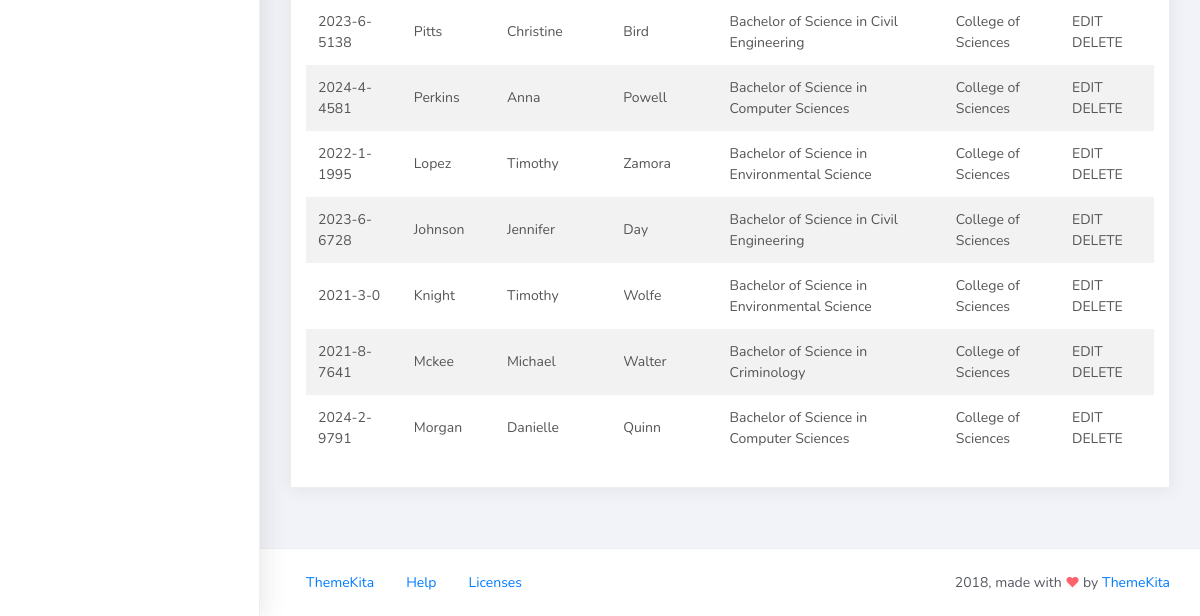
The page /student/ (lower part) on the database as committed earlier.
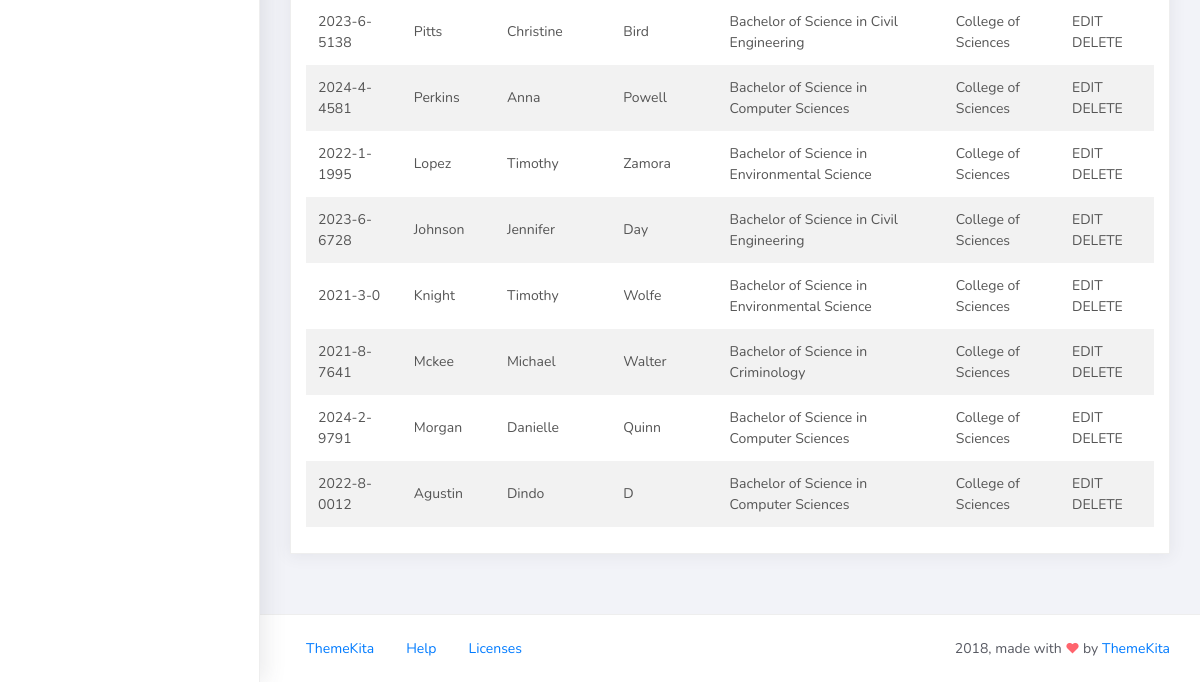
The same page on the database as committed later.
### psusphere/models.py (models this page shows, shortened)
class BaseModel(models.Model):
    created_at = models.DateTimeField(auto_now_add=True, db_index=True)
    updated_at = models.DateTimeField(auto_now=True)
    class Meta:
        abstract = True

class Student(BaseModel):
    student_id = models.CharField(max_length=15)
    lastname = models.CharField(max_length=25)
    firstname = models.CharField(max_length=25)
    middlename = models.CharField(max_length=25, blank=True, null=True)
    program = models.ForeignKey(Program, on_delete=models.CASCADE)
    college = models.ForeignKey(College, on_delete=models.CASCADE, default=1)

class Program(BaseModel):
    prog_name = models.CharField(max_length=150)
    college = models.ForeignKey(College, on_delete=models.CASCADE)
    def __str__(self):
        return self.prog_name

class College(BaseModel):
    college_name = models.CharField(max_length=150)
    def __str__(self):
        return self.college_name

### psusphere/views.py (the view, shortened to what this page needs)
# urls.py: path('student/', StudentList.as_view(), name="student"),
class StudentList(ListView):
    model = Student
    context_object_name = "student"
    template_name = "student.html"
    paginated = 5
    def get_queryset(self, *args, **kwargs):
        qs = super(StudentList, self).get_queryset(*args, **kwargs)
        return qs

### projectsite/templates/student.html (shortened to what this page needs)
{% extends 'base.html' %}
{% load static %}
{% block content %}
<div class="content">
    <div class="container-fluid">
        <div class="row">
            <div class="col-md-12">
                <div class="card">
                    <br>
                    <div class="card-body">
                        <table class="table table-striped mt-3">
                            <tbody>
                                {% for object in object_list %}
                                    <tr>
                                        <td>{{ object.student_id }}</td>
                                        <td>{{ object.lastname }}</td>
                                        <td>{{ object.firstname }}</td>
                                        <td>{{ object.middlename }}</td>
                                        <td>{{ object.program }}</td>
                                        <td>{{ object.college }}</td>
                                        <td>EDIT
                                            DELETE
                                        </td>
                                    </tr>
                                {% endfor %}
                            </tbody>
                        </table>
                    </div>
                </div>
            </div>
        </div>
    </div>
</div>
{% endblock %}

Rows that differ between the two databases and show on the page:
added Student: student_id "2022-8-0012", lastname "Agustin", firstname "Dindo", middlename "D", program "Bachelor of Science in Computer Sciences", college "College of Sciences"
